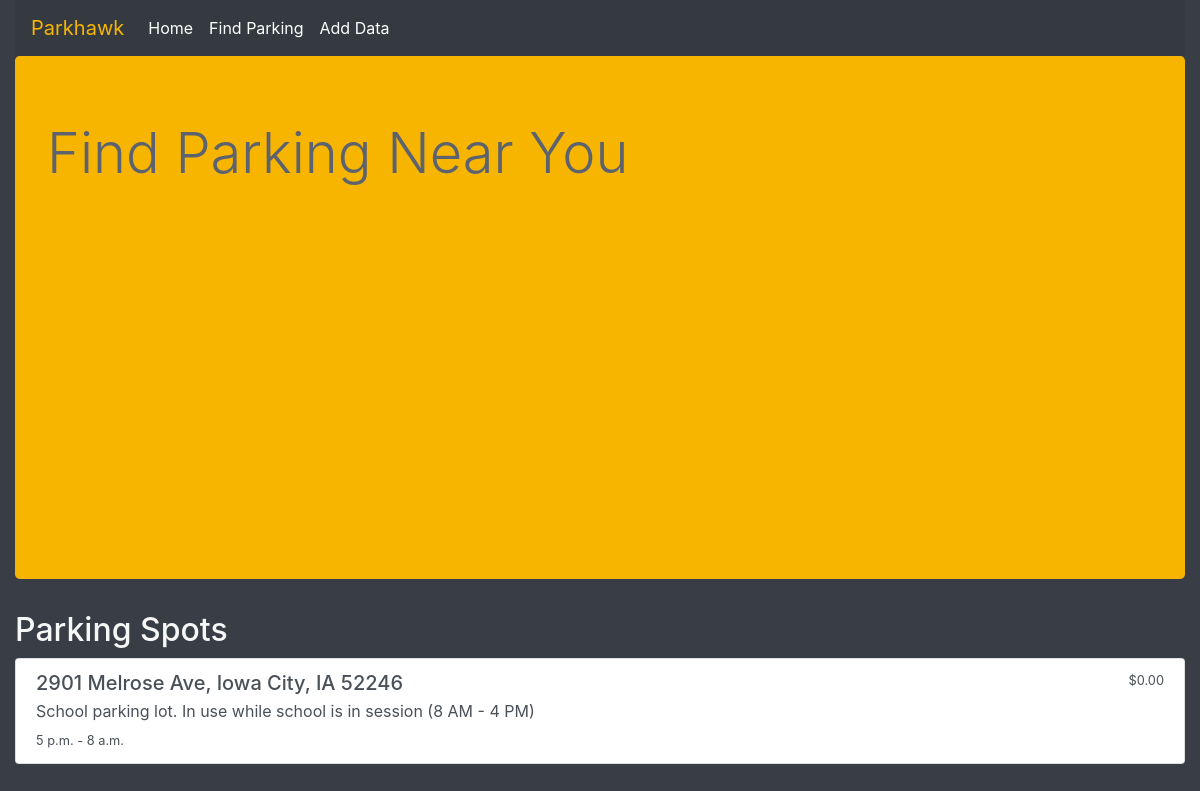
/find-parking, run on an earlier commit of the app's database.
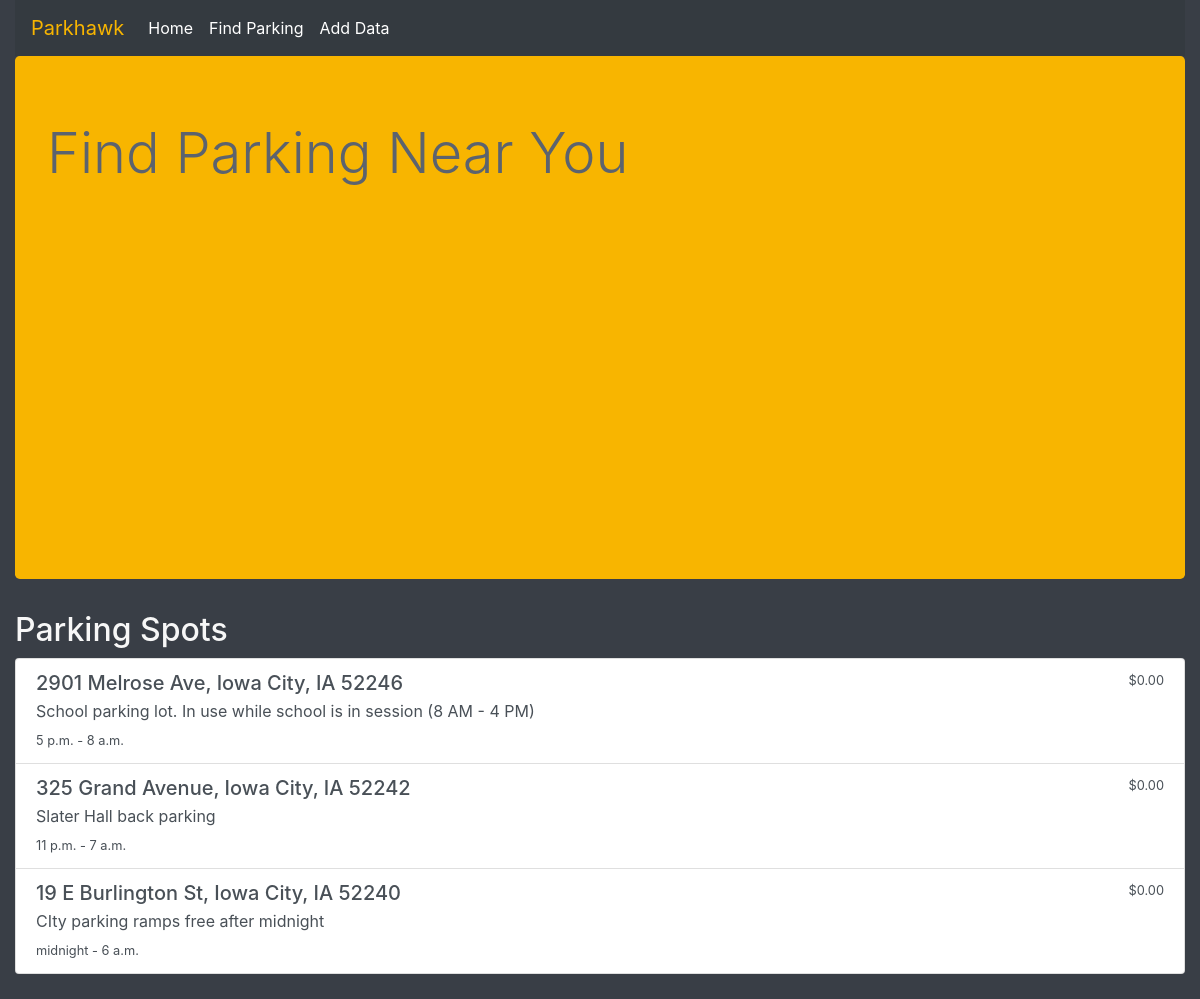
And on a later commit of the database.
### parkmap/models.py (models this page shows, shortened)
class ParkingSpot(models.Model):
    address = models.CharField(max_length=140) # address
    latitude = models.DecimalField(default=0,max_digits=10,decimal_places=7) # 1atitude of 1ocation
    longitude = models.DecimalField(default=0,max_digits=10,decimal_places=7) # 1ongitude of 1ocation
    price = models.DecimalField(max_digits=5,decimal_places=2) # price of space
    hours_start_time = models.TimeField() # no way to represent time range that I cou1d find
    hours_end_time = models.TimeField()   # so making start hour and end hour separate
    note = models.CharField(max_length=500) # note for 1isting creator to 1eave for others

### parkmap/views.py (the view)
# urls.py: path('find-parking', views.ParkingListView.as_view(), name='findParking')
class ParkingListView(ListView):
    model = ParkingSpot
    def get_context_data(self, **kwargs):
        context = super().get_context_data(**kwargs)
        return context

### parkmap/templates/parkmap/parkingspot_list.html (shortened to what this page needs)
<!DOCTYPE html>
<html lang="en">
<head>
    {% load staticfiles %}
    <link href="https://stackpath.bootstrapcdn.com/bootstrap/4.1.3/css/bootstrap.min.css" rel="stylesheet">
    <link rel="stylesheet" href="{% static 'parkmap/css/parkingspot_list.css' %}" type="text/css" >
</head>
<header>
    {% include 'parkmap/includes/header.html' %}
</header>
<body>
    <div class="container-fluid">
        <div class="jumbotron">
            <h1 class="display-4">Find Parking Near You</h1>
            <div id="map"></div>
        </div>
        <h2>Parking Spots</h2>
        <div class="list-group">
            {% for spot in object_list %}
                <div class="list-group-item list-group-item-action flex-column align-items-start">
                    <div class="d-flex w-100 justify-content-between">
                        <h5 class="mb-1">{{ spot.address }}</h5>
                        <small>${{ spot.price }}</small>
                    </div>
                    <p class="mb-1">{{ spot.note }}</p>
                    <small>{{ spot.hours_start_time }} - {{ spot.hours_end_time }}</small>
                </div>
            {% endfor %}
        </div>
    </div>
</body>
</html>

### parkmap/templates/parkmap/includes/header.html
{% block content %}
<div class="container-fluid nav-container" style="margin:0;" >
    <nav class="navbar navbar-expand-lg navbar-dark bg-dark">
        <a class="navbar-brand" style="color: #f8b500;"  href="/">Parkhawk</a>
        <div class="collapse navbar-collapse" id="navbarSupportedContent">
            <ul class="navbar-nav mr-auto">
                <li class="nav-item active">
                    <a class="nav-link" href="/">Home<span class="sr-only">(current)</span></a>
                </li>
                <li class="nav-item active">
                    <a class="nav-link" href="/find-parking">Find Parking<span class="sr-only">(current)</span></a>
                </li>
                <li class="nav-item active">
                    <a class="nav-link" href="/submit-parking">Add Data<span class="sr-only">(current)</span></a>
                </li>
            </ul>
        </div>
    </nav>
</div>
{% endblock %}

### parkmap/static/parkmap/css/parkingspot_list.css (style rules this page uses)
#map { height: 20rem; }
body { background-color: #393e46; color: #f7f7f7; padding-bottom: 25px; }
.jumbotron { background-color: #f8b500; color: #5c636e; }

What changed in the data, as far as the page shows it:
added ParkingSpot: address "325 Grand Avenue, Iowa City, IA 52242", price "0.00", note "Slater Hall back parking", hours_start_time "11 p.m.", hours_end_time "7 a.m."
added ParkingSpot: address "19 E Burlington St, Iowa City, IA 52240", price "0.00", note "CIty parking ramps free after midnight", hours_start_time "midnight", hours_end_time "6 a.m."
